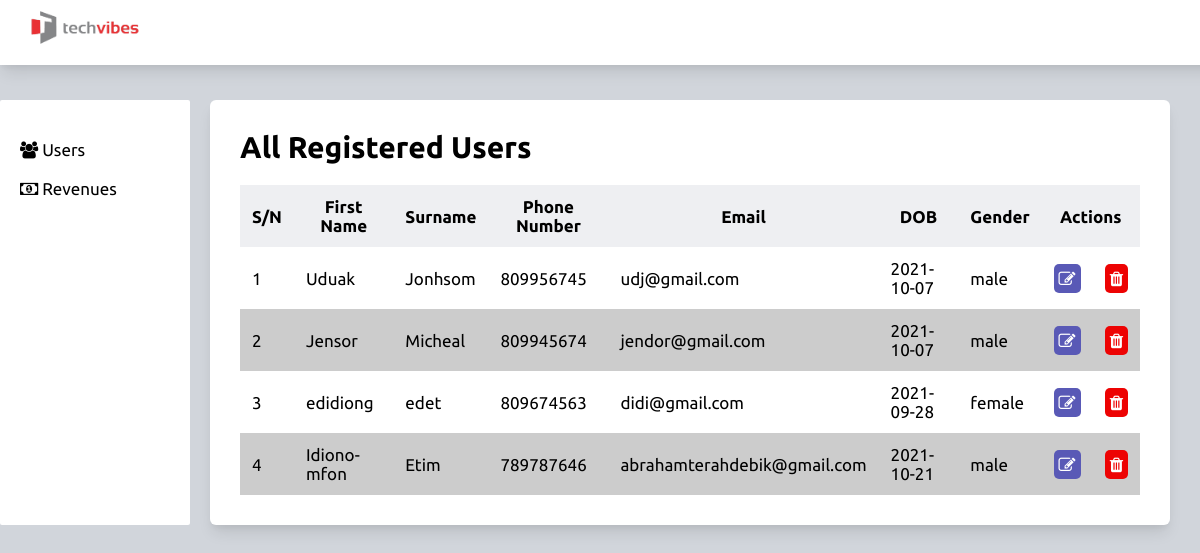
Page /dashboard.php on the committed database.
### tables this page shows
CREATE TABLE `users` (
  `id` int(11) NOT NULL,
  `fname` varchar(100) NOT NULL,
  `surname` varchar(100) NOT NULL,
  `dob` varchar(100) NOT NULL,
  `email` varchar(200) NOT NULL,
  `gender` varchar(20) NOT NULL,
  `phone` int(15) NOT NULL,
  `date_created` timestamp NOT NULL DEFAULT current_timestamp() ON UPDATE current_timestamp(),
  `date_updated` timestamp NULL DEFAULT NULL
);

### config/functions.php (called while the page is built, shortened)
<?php
function selectAll($table, $limit = null)
{
    global $db;
    $sql = "SELECT * FROM {$table} order by id ";
    $fetchedResult = $db->query($sql);
    return $fetchedResult;
}

### dashboard.php (the view, shortened to what this page needs)
<?php
$result = selectAll("users");
?>
<?php require_once("includes/header.php") ?>
<section class="db-container">
  <aside class="sidebar">
    <ul class="sidebar-content">
      <li>
        <a href="#"><i class="fa fa-users"></i> Users</a>
      </li>
      <li>
        <a href="#"> <i class="fa fa-money"></i> Revenues</a>
      </li>
    </ul>
  </aside>
  <section class="main-content">
    <h2>All Registered Users</h2>
    <div style="overflow-x: auto" class="contents">
      <table>
        <thead>
          <tr>
            <th>S/N</th>
            <th>First Name</th>
            <th>Surname</th>
            <th>Phone Number</th>
            <th>Email</th>
            <th>DOB</th>
            <th>Gender</th>
            <th colspan="2">Actions</th>
          </tr>
        </thead>
        <tbody>
          <?php while ($row = mysqli_fetch_assoc($result)) { ?>
            <tr>
              <td><?php echo $row["id"] ?></td>
              <td><?php echo $row["fname"] ?></td>
              <td><?php echo $row["surname"] ?></td>
              <td><?php echo $row["phone"] ?></td>
              <td><?php echo $row["email"] ?></td>
              <td><?php echo $row["dob"] ?></td>
              <td><?php echo $row["gender"] ?></td>
              <td>
                <a href="" class="edit-btn"><i class="fa fa-edit"></i></a>
              </td>
              <td>
                <a href="" class="delete-btn"><i class="fa fa-trash"></i></a>
              </td>
            </tr>
          <?php } ?>
        </tbody>
      </table>
    </div>
  </section>
</section>
<?php require_once("includes/footer.php"); ?>

### includes/header.php (shortened to what this page needs)
<!DOCTYPE html>
<html lang="en">
<head>
  <link rel="stylesheet" href="https://cdnjs.cloudflare.com/ajax/libs/font-awesome/4.7.0/css/font-awesome.css" />
  <link rel="stylesheet" href="assets/styles.css" />
</head>
<body>
  <nav id="navbar">
    <div class="logoBox">
      <img src="assets/Techvibes-logo-3.png" alt="Tech vibes logo" />
    </div>
  </nav>

### includes/footer.php
</body>
</html>

### assets/styles.css (style rules this page uses)
* { margin: 0; padding: 0; list-style: none; }
html { font-size: 10px; }
body { font-family: "Ubuntu", sans-serif; background-color: #d1d5db; display: flex; flex-direction: column; overflow-x: hidden; }
#navbar { width: 100%; background: #fff; margin-bottom: 3.5rem; padding: 5px 0 0 2.5rem; box-shadow: 0 10px 15px -3px rgba(0, 0, 0, 0.1), 0 4px 6px -2px rgba(0, 0, 0, 0.05); }
#navbar .logoBox { width: 120px; height: 60px; }
.logoBox img { width: 100%; }
.db-container { display: flex; flex-wrap: wrap; padding-right: 30px; position: relative; }
.sidebar { background: #fff; margin-right: 2rem; width: 17rem; padding-left: 20px; padding-top: 40px; border-radius: 2px; }
.sidebar li { font-size: 1.7rem; margin-bottom: 20px; }
.sidebar a { color: #000; text-decoration: none; }
.main-content { background: #fff; flex: 1; padding: 30px 30px; border-radius: 6px; box-shadow: 0 10px 15px -3px rgba(0, 0, 0, 0.1), 0 4px 6px -2px rgba(0, 0, 0, 0.05); }
.main-content h2 { font-size: 3rem; margin-bottom: 2rem; border-radius: ; }
.main-content .contents { width: 100%; font-size: 1.7rem; overflow-x: auto; }
.contents table { width: 100% !important; border-collapse: collapse; }
.contents thead { background: #d1d5db5f; }
thead tr, tbody tr { width: 100%; }
tbody tr:nth-child(even) { background: #ccc; }
tbody tr:nth-child(odd) { background: #fff; }
thead th, tbody td { padding: 1.2rem; }
td a.edit-btn { background: rgb(89, 89, 182); color: #fff; padding: 5px; border-radius: 5px; }
td a.delete-btn { background: #ed0303; color: #fff; padding: 5px; border-radius: 5px; }

### rows in the picture
users: id "1", fname "Uduak", surname "Jonhsom", phone "809956745", email "udj@gmail.com", dob "2021-10-07", gender "male"
users: id "2", fname "Jensor", surname "Micheal", phone "809945674", email "jendor@gmail.com", dob "2021-10-07", gender "male"
users: id "3", fname "edidiong", surname "edet", phone "809674563", email "didi@gmail.com", dob "2021-09-28", gender "female"
users: id "4", fname "Idiono-mfon", surname "Etim", phone "789787646", email "abrahamterahdebik@gmail.com", dob "2021-10-21", gender "male"
